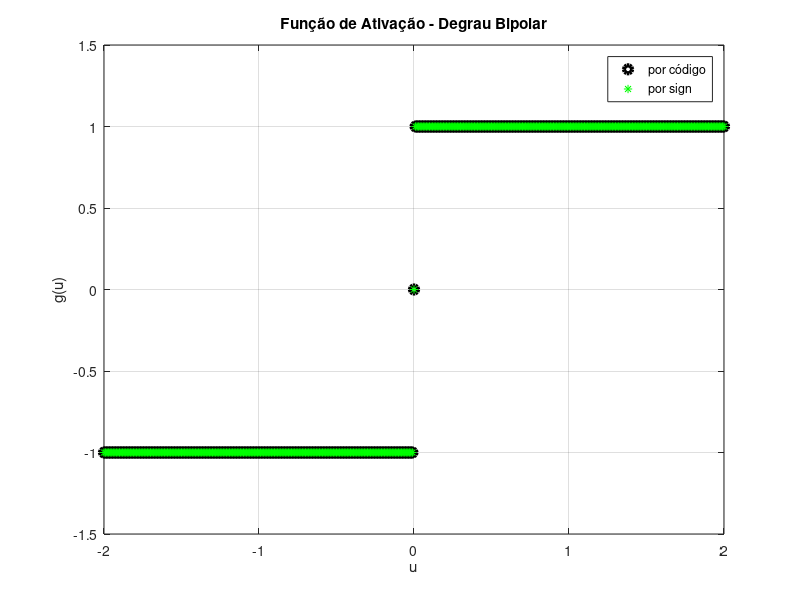
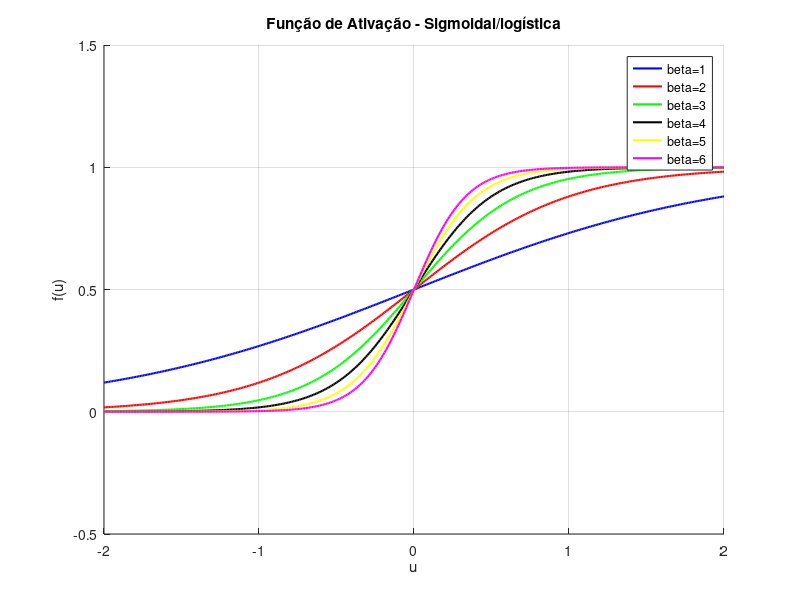
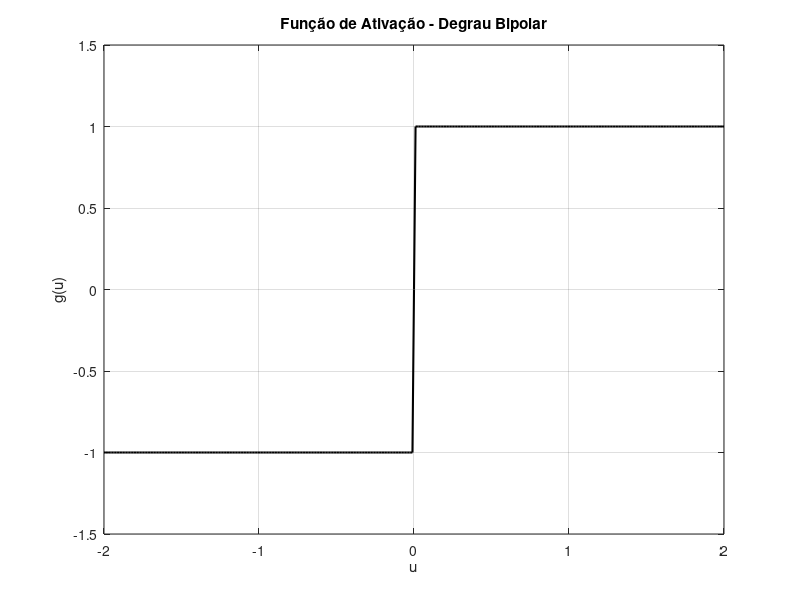
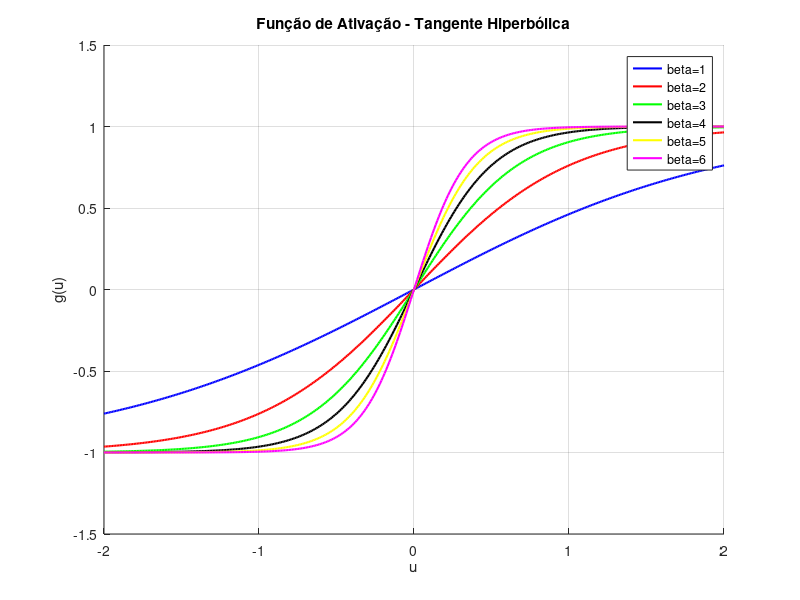

These charts were generated, in order, by the following MATLAB code:
%% Função degrau bipolar
% Funções de Ativação
clear; clc;

u = (-2:0.01:2);

for i = 1:size(u,2)
    if u(1,i) < 0
        y(1,i) = -1;
    elseif u(1,i) == 0
        y(1,i) = 0;
    else 
        y(1,i) = 1;
    end
end

y1 = sign(u); 

figure(1)
plot(u, y, 'ko', 'LineWidth', 3);
hold on;
plot(u, y1, 'g*');

grid;
ylim([-1.5 1.5]);

legend('por código', 'por sign')
title('Função de Ativação - Degrau Bipolar');
xlabel('u');
ylabel('g(u)');

%% Função Sigmoidal (Refatorado)

clear; clc;

% Vetor de entrada
u = -2:0.01:2;

% Intervalo de beta
beta_min = 1;
beta_max = 6;

% Cores para cada curva
cores = ['b', 'r', 'g', 'k', 'y', 'm'];

figure(2);
hold on;
grid on;

% Loop para cada valor de beta
for beta = beta_min:beta_max
    
    % Função sigmoidal (vetorizada - sem for interno)
    b = 1 ./ (1 + exp(-beta .* u));
    
    % Plot
    plot(u, b, cores(beta), 'LineWidth', 1.5);
end

% Ajustes do gráfico
ylim([-0.5 1.5]);
title('Função de Ativação - Sigmoidal/logística');
xlabel('u');
ylabel('f(u)');

% Legenda automática
legend_strings = arrayfun(@(x) sprintf('beta=%d', x), beta_min:beta_max, 'UniformOutput', false);
legend(legend_strings);

%% Função Degrau Bipolar 
clear; clc;

% Vetor de entrada
u = -2:0.01:2;

g = zeros(size(u));

g(u > 0) = 1;
g(u < 0) = -1;

figure(3)
plot(u, g, 'k', 'LineWidth', 1.5);
grid on;

ylim([-1.5 1.5]);
title('Função de Ativação - Degrau Bipolar');
xlabel('u');
ylabel('g(u)');

%% Função Tangente Hiperbólica
clear; clc;

% Vetor de entrada
u = -2:0.01:2;

% Intervalo de beta
beta_min = 1;
beta_max = 6;

% Cores para cada curva
cores = ['b', 'r', 'g', 'k', 'y', 'm'];

figure(4);
hold on;
grid on;

% Loop para cada valor de beta
for beta = beta_min:beta_max
    
    % Aplicando a função tanh com beta
    g = (1 - exp(-beta .* u)) ./ (1 + exp(-beta .* u));
    
    % Plot
    plot(u, g, cores(beta), 'LineWidth', 1.5);
end

% Ajustes do gráfico
ylim([-1.5 1.5]);
title('Função de Ativação - Tangente Hiperbólica');
xlabel('u');
ylabel('g(u)');

% Legenda automática
legend_strings = arrayfun(@(x) sprintf('beta=%d', x), beta_min:beta_max, 'UniformOutput', false);
legend(legend_strings);

%% Função Linear
clear; clc;

% Vetor de entrada
u = -2:0.01:2;

% Função linear
g = u;

% Plot
figure(5);
plot(u, g, 'b', 'LineWidth', 1.5);

% Ajustes do gráfico
grid on;
title('Função de Ativação - Linear');
xlabel('u');
ylabel('g(u)');
